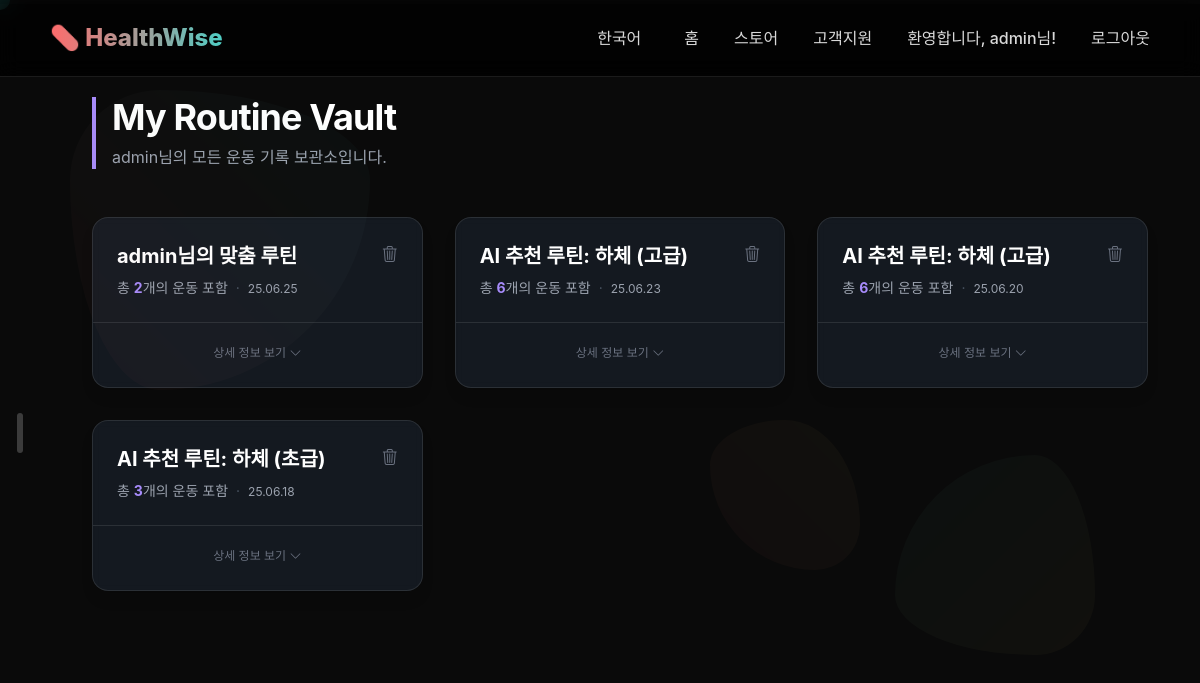
Before: /routine/my-routines/ (signed in) with the older database file.
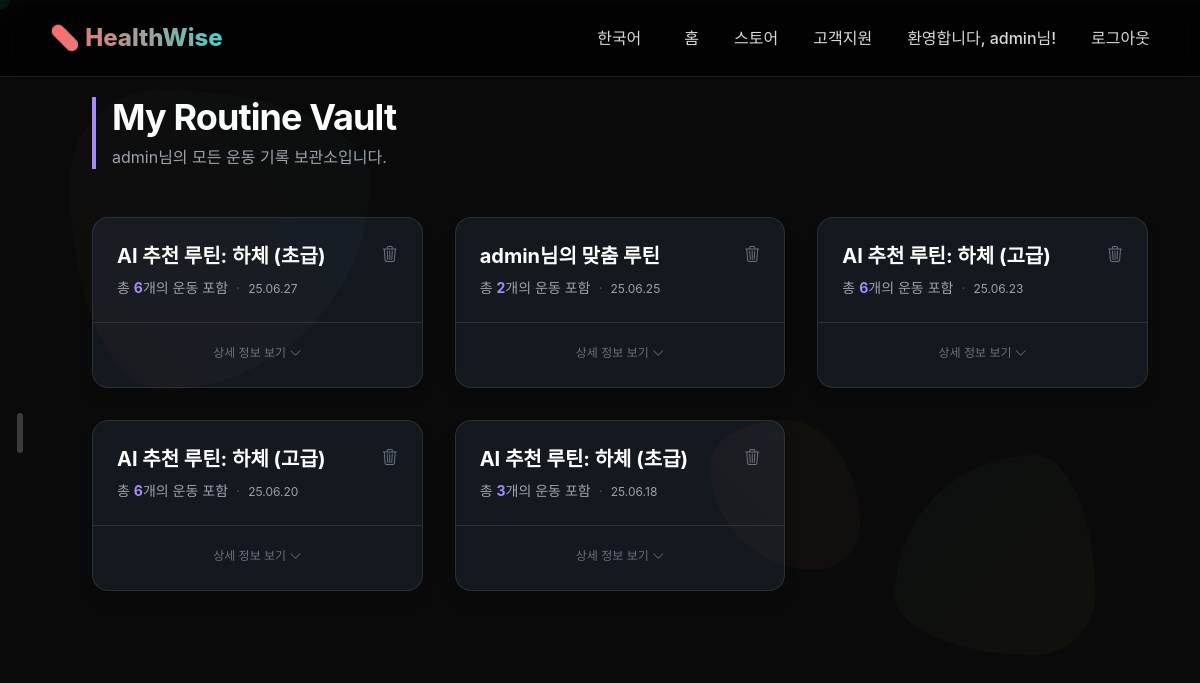
After: the same page with the newer database file.
### routine/models.py (models this page shows, shortened)
class Routine(models.Model):
    user = models.ForeignKey(settings.AUTH_USER_MODEL, on_delete=models.CASCADE, related_name='routines')
    name = models.CharField(max_length=100)
    exercises = models.ManyToManyField('Exercise', through='RoutineExercise', related_name='exercise_routines')
    created_at = models.DateTimeField(auto_now_add=True)

### routine/views.py (the view)
# urls.py: path('my-routines/', views.my_routines_view, name='my_routines'),
@login_required
def my_routines_view(request):
    user_routines = Routine.objects.filter(user=request.user).order_by('-created_at')
    context = {'routines': user_routines, 'active_menu': 'routine_list'}
    return render(request, 'routine/my_routines.html', context)

### web/templatetags/custom_translate.py (called while the page is built)
@register.simple_tag
def t(key, **kwargs):
    return translate_text(key, **kwargs)

### web/utils.py (called while the page is built, shortened)
def load_translations(lang_code):
    if lang_code in _translations:
        return _translations[lang_code]

def t(key, **kwargs):
    current_language = translation.get_language()
    translations = load_translations(current_language)
    translated_string = translations.get(key, key)
    if kwargs:
        translated_string = translated_string.format(**kwargs)
    return mark_safe(translated_string)

### routine/templates/routine/my_routines.html (shortened to what this page needs)
{% extends 'web/dashboard_sliding_base.html' %}
{% load static custom_translate i18n %}
{% block page_content %}
<script src="https://cdn.tailwindcss.com"></script>
<div class="p-4 sm:p-8">
    <header class="text-left mb-12">
        <div class="border-l-4 border-violet-400 pl-4">
            <h1 class="text-3xl sm:text-4xl font-bold tracking-tight text-white">My Routine Vault</h1>
            <p class="text-md text-gray-400 mt-2">{{ user.username }}님의 모든 운동 기록 보관소입니다.</p>
        </div>
    </header>
    {% if routines %}
        <div class="grid grid-cols-1 md:grid-cols-2 lg:grid-cols-3 gap-8">
            {% for routine in routines %}
                <div class="routine-card flex flex-col bg-gray-800/50 backdrop-blur-sm border border-white/10 rounded-2xl shadow-lg transition-all duration-300 hover:border-violet-500/50 hover:shadow-2xl hover:shadow-violet-500/10">
                    <a href="{% url 'routine:routine_plan_detail' routine.id %}" class="block p-6 flex-grow no-underline">
                        <div class="flex justify-between items-start">
                            <h2 class="text-xl font-bold text-white mb-2">{{ routine.name }}</h2>
                            <form id="delete-form-{{ routine.id }}" method="post" action="{% url 'routine:delete_routine' routine.id %}" class="inline">
                                <button type="button" onclick="confirmDelete(event, '{{ routine.id }}')" class="text-gray-500 hover:text-red-400 transition-colors" title="삭제하기"><i class="bi bi-trash3"></i></button>
                            </form>
                        </div>
                        <p class="text-sm text-gray-400">총 <span class="font-bold text-violet-400">{{ routine.exercises.count }}</span>개의 운동 포함<span class="mx-2 text-gray-600">·</span><span class="text-xs">{{ routine.created_at|date:"y.m.d" }}</span></p>
                    </a>
                    <div class="card-footer text-center mt-auto p-6 pt-4 border-t border-white/10">
                        <span class="text-xs text-gray-500"> {% t '상세 정보 보기' %} <i class="bi bi-chevron-down reveal-icon inline-block"></i></span>
                    </div>
                </div>
            {% endfor %}
        </div>
    {% endif %}
</div>
{% endblock %}

### web/templates/web/dashboard_sliding_base.html (shortened to what this page needs)
{% extends 'base.html' %}
{% load static custom_translate i18n %}
{% block content %}
<link rel="stylesheet" href="https://cdn.jsdelivr.net/npm/bootstrap-icons@1.11.3/font/bootstrap-icons.min.css">
<div class="sliding-sidebar-container">
    <div class="sidebar-handle">
        <div class="sidebar-handle-icon"></div>
    </div>
</div>
<div class="page-main-content">
    {% block page_content %}{% endblock %}
</div>
{% endblock %}

### web/templates/base.html (shortened to what this page needs)
{% load static custom_translate i18n %}
<!DOCTYPE html>
<html lang="ko">
<head>
</head>
<body>
    <div class="cursor-dot"></div>
    <div class="floating-shapes">
        <div class="floating-shape shape-1"></div>
        <div class="floating-shape shape-2"></div>
        <div class="floating-shape shape-3"></div>
    </div>
    {% include 'web/_header.html' %}
    {% block content %}{% endblock %}
</body>
</html>

### web/templates/web/_header.html (shortened to what this page needs)
{% load static i18n custom_translate %}
<nav>
    <div class="nav-container">
        <a href="/" class="logo" style="text-decoration: none;">💊 HealthWise</a>
        <ul class="nav-menu">
            <div class="language-dropdown-container" style="margin-left: 20px;">
                <button type="button" id="language-toggle-btn" class="nav-item">
                    <span class="language-text">
                        {% get_current_language as LANGUAGE_CODE %}
                        {% if LANGUAGE_CODE == 'ko' %}한국어
                        {% elif LANGUAGE_CODE == 'en' %}English
                        {% elif LANGUAGE_CODE == 'es' %}Español
                        {% else %}Language
                        {% endif %}
                    </span>
                </button>
            </div>
            <li><a href="/" class="nav-item">{% t "홈" %}</a></li>
            <li><a href="{% url 'store:home' %}" class="nav-item">{% t "스토어" %}</a></li>
            <li><a href="#" class="nav-item">{% t "고객지원" %}</a></li>
            {% if user.is_authenticated %}
                <li style="padding: 5px 0; color: rgba(255, 255, 255, 0.85); font-weight: 500;">{% t "환영합니다, {name}님!" name=user.username|default:_("사용자") %}</li>
                <li>
                    <form id="logout-form" method="post" action="{% url 'accounts:logout' %}" style="display: inline;">
                        <button type="submit" class="nav-item" style="background: none; border: none; color: rgba(255, 255, 255, 0.85); cursor: pointer; padding: 5px 0; font-size: 1rem; font-weight: 500; font-family: inherit;">{% t "로그아웃" %}</button>
                    </form>
                </li>
            {% else %}
                <li><a href="{% url 'accounts:login' %}" class="nav-item">{% t "로그인" %}</a></li>
                <li><a href="{% url 'accounts:signup' %}" class="nav-item">{% t "회원가입" %}</a></li>
            {% endif %}
        </ul>
    </div>
</nav>

### web/templates/base.html (style rules this page uses)
* { margin: 0; padding: 0; box-sizing: border-box; }
body { font-family: 'Pretendard', -apple-system, BlinkMacSystemFont, sans-serif; background: #000; color: #fff; overflow-x: hidden; }
nav { position: fixed; top: 0; width: 100%; padding: 20px 50px; background: rgba(0, 0, 0, 0.8); backdrop-filter: blur(10px); z-index: 10000; border-bottom: 1px solid rgba(255, 255, 255, 0.1); }
.nav-container { display: flex; justify-content: space-between; align-items: center; }
.logo { font-size: 24px; font-weight: 800; background: linear-gradient(90deg, #ff6b6b, #4ecdc4); -webkit-background-clip: text; background-clip: text; -webkit-text-fill-color: transparent; }
.nav-menu { list-style: none; display: flex; align-items: center; gap: 35px; margin-left: auto; }
.nav-menu a.nav-item { color: rgba(255, 255, 255, 0.85); text-decoration: none; font-size: 1rem; font-weight: 500; padding: 5px 0; position: relative; transition: color 0.3s ease; }
.nav-menu a.nav-item::after { content: ''; position: absolute; width: 0; height: 2px; bottom: 0; left: 50%; transform: translateX(-50%); background-color: #4ecdc4; transition: width 0.3s ease; }
.cursor-dot { position: fixed; width: 20px; height: 20px; border-radius: 50%; background: rgba(78, 205, 196, 0.8); pointer-events: none; z-index: 9999; transform: translate(-50%, -50%); mix-blend-mode: difference; transition: transform 0.15s ease, background-color 0.15s ease; }
button, a, .indicator { cursor: pointer; }
.floating-shapes { position: fixed; width: 100%; height: 100%; top:0; left:0; pointer-events: none; z-index: 1; }
.floating-shape { position: absolute; opacity: 0.03; will-change: transform; }
.shape-1 { width: 300px; height: 300px; background: linear-gradient(45deg, #ff6b6b, #4ecdc4); border-radius: 30% 70% 70% 30% / 30% 30% 70% 70%; top: 10%; left: 5%; animation: morph 20s ease-in-out infinite; animation-play-state: paused; }
.floating-shape.animate { animation-play-state: running; }
.shape-2 { width: 200px; height: 200px; background: linear-gradient(135deg, #4ecdc4, #ffe66d); border-radius: 70% 30% 30% 70% / 70% 70% 30% 30%; bottom: 20%; right: 10%; animation: morph 15s ease-in-out infinite reverse; animation-play-state: paused; }
.shape-3 { width: 150px; height: 150px; background: linear-gradient(225deg, #ffe66d, #ff6b6b); border-radius: 50% 50% 30% 70% / 30% 70% 30% 70%; top: 50%; right: 30%; animation: morph 25s ease-in-out infinite; animation-play-state: paused; }
.language-dropdown-container { position: relative; display: inline-block; }
#language-toggle-btn { background: none; border: none; color: rgba(255, 255, 255, 0.85); cursor: pointer; font-size: 1rem; font-weight: 500; font-family: inherit; display: flex; align-items: center; padding: 5px 0; gap: 8px; }

### web/templates/web/dashboard_sliding_base.html (style rules this page uses)
body { background: #0a0a0a !important; color: rgba(255, 255, 255, 0.8) !important; overflow: auto !important; cursor: auto !important; }
.sliding-sidebar-container { position: fixed; top: 65px; left: 0; bottom: 0; z-index: 10000; width: 300px; transform: translateX(-260px); transition: transform 0.4s cubic-bezier(0.25, 0.8, 0.25, 1); }
.sidebar-handle { width: 40px; height: 100%; float: right; display: flex; align-items: center; justify-content: center; cursor: pointer; }
.sidebar-handle-icon { width: 6px; height: 40px; background-color: rgba(255, 255, 255, 0.2); border-radius: 3px; transition: background-color 0.3s; }
.page-main-content { padding-top: 65px; padding-left: 60px; padding-right: 20px; padding-bottom: 40px; }

### routine/templates/routine/my_routines.html (style rules this page uses)
.card-footer { transition: opacity 0.3s ease-in-out; }
.reveal-icon { transition: transform 0.3s ease-in-out; }

Changed rows visible on the page:
added Routine: name "AI 추천 루틴: 하체 (초급)", exercises.count "6", created_at "25.06.27", t "상세 정보 보기"
